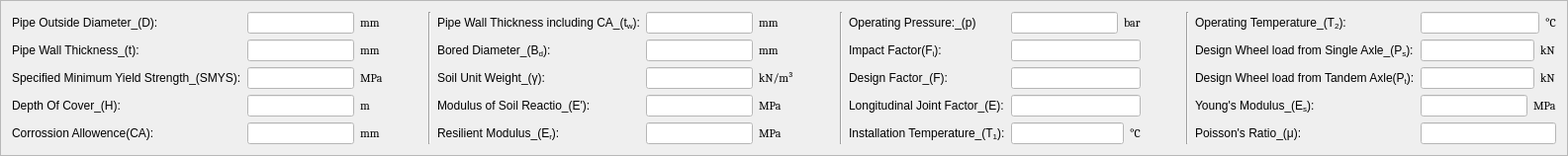
     <widget class="QFrame" name="frame">
      <property name="frameShape">
       <enum>QFrame::StyledPanel</enum>
      </property>
      <property name="frameShadow">
       <enum>QFrame::Raised</enum>
      </property>
      <layout class="QGridLayout" name="gridLayout">
       <item row="0" column="5">
        <layout class="QVBoxLayout" name="verticalLayout_4">
         <item>
          <widget class="QLabel" name="PipeWallThickness">
           <property name="styleSheet">
            <string notr="true">font: 8pt &quot;Cambria&quot;;</string>
           </property>
           <property name="text">
            <string>&lt;html&gt;&lt;head/&gt;&lt;body&gt;&lt;p&gt;Pipe Wall Thickness including CA_(t&lt;span style=&quot; vertical-align:sub;&quot;&gt;w&lt;/span&gt;):&lt;/p&gt;&lt;/body&gt;&lt;/html&gt;</string>
           </property>
          </widget>
         </item>
         <item>
          <widget class="QLabel" name="BoredDiameter">
           <property name="text">
            <string>&lt;html&gt;&lt;head/&gt;&lt;body&gt;&lt;p&gt;Bored Diameter_(B&lt;span style=&quot; vertical-align:sub;&quot;&gt;d&lt;/span&gt;):&lt;/p&gt;&lt;/body&gt;&lt;/html&gt;</string>
           </property>
          </widget>
         </item>
         <item>
          <widget class="QLabel" name="SoilunitWeight">
           <property name="styleSheet">
            <string notr="true">font: 8pt &quot;Cambria&quot;;</string>
           </property>
           <property name="text">
            <string>Soil Unit Weight_(γ):</string>
           </property>
          </widget>
         </item>
         <item>
          <widget class="QLabel" name="ModulusofSoilReaction">
           <property name="styleSheet">
            <string notr="true">font: 8pt &quot;Cambria&quot;;</string>
           </property>
           <property name="text">
            <string>Modulus of Soil Reactio_(E'):</string>
           </property>
          </widget>
         </item>
         <item>
          <widget class="QLabel" name="ResilientModulus">
           <property name="styleSheet">
            <string notr="true">font: 8pt &quot;Cambria&quot;;</string>
           </property>
           <property name="text">
            <string>&lt;html&gt;&lt;head/&gt;&lt;body&gt;&lt;p&gt;Resilient Modulus_(E&lt;span style=&quot; vertical-align:sub;&quot;&gt;r&lt;/span&gt;):&lt;/p&gt;&lt;/body&gt;&lt;/html&gt;</string>
           </property>
          </widget>
         </item>
        </layout>
       </item>
       <item row="0" column="7">
        <layout class="QVBoxLayout" name="verticalLayout_6">
         <item>
          <widget class="QLabel" name="label_26">
           <property name="font">
            <font>
             <family>Cambria</family>
            </font>
           </property>
           <property name="text">
            <string>mm</string>
           </property>
          </widget>
         </item>
         <item>
          <widget class="QLabel" name="label_27">
           <property name="font">
            <font>
             <family>Cambria</family>
            </font>
           </property>
           <property name="text">
            <string>mm</string>
           </property>
          </widget>
         </item>
         <item>
          <widget class="QLabel" name="label_29">
           <property name="font">
            <font>
             <family>Cambria</family>
            </font>
           </property>
           <property name="text">
            <string>kN/m³</string>
           </property>
          </widget>
         </item>
         <item>
          <widget class="QLabel" name="label_30">
           <property name="font">
            <font>
             <family>Cambria</family>
            </font>
           </property>
           <property name="text">
            <string>MPa</string>
           </property>
          </widget>
         </item>
         <item>
          <widget class="QLabel" name="label_31">
           <property name="font">
            <font>
             <family>Cambria</family>
            </font>
           </property>
           <property name="text">
            <string>MPa</string>
           </property>
          </widget>
         </item>
        </layout>
       </item>
       <item row="0" column="10">
        <layout class="QVBoxLayout" name="verticalLayout_8">
         <item>
          <widget class="QLabel" name="OperatingPressure">
           <property name="styleSheet">
            <string notr="true">font: 8pt &quot;Cambria&quot;;</string>
           </property>
           <property name="text">
            <string>Operating Pressure:_(p)</string>
           </property>
          </widget>
         </item>
         <item>
          <widget class="QLabel" name="ImpactFactor">
           <property name="styleSheet">
            <string notr="true">font: 8pt &quot;Cambria&quot;;</string>
           </property>
           <property name="text">
            <string>&lt;html&gt;&lt;head/&gt;&lt;body&gt;&lt;p&gt;Impact Factor(F&lt;span style=&quot; vertical-align:sub;&quot;&gt;i&lt;/span&gt;):&lt;/p&gt;&lt;/body&gt;&lt;/html&gt;</string>
           </property>
          </widget>
         </item>
         <item>
          <widget class="QLabel" name="DesignFactor">
           <property name="styleSheet">
            <string notr="true">font: 8pt &quot;Cambria&quot;;</string>
           </property>
           <property name="text">
            <string>Design Factor_(F):</string>
           </property>
          </widget>
         </item>
         <item>
          <widget class="QLabel" name="LongitudinalJointFactor">
           <property name="styleSheet">
            <string notr="true">font: 8pt &quot;Cambria&quot;;</string>
           </property>
           <property name="text">
            <string>Longitudinal Joint Factor_(E):</string>
           </property>
          </widget>
         </item>
         <item>
          <widget class="QLabel" name="InstallationTemperature">
           <property name="styleSheet">
            <string notr="true">font: 8pt &quot;Cambria&quot;;</string>
           </property>
           <property name="text">
            <string>&lt;html&gt;&lt;head/&gt;&lt;body&gt;&lt;p&gt;Installation Temperature_(T&lt;span style=&quot; vertical-align:sub;&quot;&gt;1&lt;/span&gt;):&lt;/p&gt;&lt;/body&gt;&lt;/html&gt;</string>
           </property>
          </widget>
         </item>
        </layout>
       </item>
       <item row="0" column="0">
        <layout class="QVBoxLayout" name="verticalLayout">
         <item>
          <widget class="QLabel" name="label">
           <property name="styleSheet">
            <string notr="true">font: 8pt &quot;Cambria&quot;;</string>
           </property>
           <property name="text">
            <string>Pipe Outside Diameter_(D):</string>
           </property>
          </widget>
         </item>
         <item>
          <widget class="QLabel" name="label_2">
           <property name="styleSheet">
            <string notr="true">font: 8pt &quot;Cambria&quot;;</string>
           </property>
           <property name="text">
            <string>Pipe Wall Thickness_(t):</string>
           </property>
          </widget>
         </item>
         <item>
          <widget class="QLabel" name="label_3">
           <property name="styleSheet">
            <string notr="true">font: 8pt &quot;Cambria&quot;;</string>
           </property>
           <property name="text">
            <string>Specified Minimum Yield Strength_(SMYS):</string>
           </property>
          </widget>
         </item>
         <item>
          <widget class="QLabel" name="label_4">
           <property name="styleSheet">
            <string notr="true">font: 8pt &quot;Cambria&quot;;</string>
           </property>
           <property name="text">
            <string>Depth Of Cover_(H):</string>
           </property>
          </widget>
         </item>
         <item>
          <widget class="QLabel" name="label_5">
           <property name="styleSheet">
            <string notr="true">font: 8pt &quot;Cambria&quot;;</string>
           </property>
           <property name="text">
            <string>Corrossion Allowence(CA):</string>
           </property>
          </widget>
         </item>
        </layout>
       </item>
       <item row="0" column="2">
        <layout class="QVBoxLayout" name="verticalLayout_3">
         <item>
          <widget class="QLabel" name="label_11">
           <property name="font">
            <font>
             <family>Cambria</family>
            </font>
           </property>
           <property name="text">
            <string>mm</string>
           </property>
          </widget>
         </item>
         <item>
          <widget class="QLabel" name="label_12">
           <property name="font">
            <font>
             <family>Cambria</family>
            </font>
           </property>
           <property name="text">
            <string>mm</string>
           </property>
          </widget>
         </item>
         <item>
          <widget class="QLabel" name="label_13">
           <property name="font">
            <font>
             <family>Cambria</family>
            </font>
           </property>
           <property name="text">
            <string>MPa</string>
           </property>
          </widget>
         </item>
         <item>
          <widget class="QLabel" name="label_14">
           <property name="font">
            <font>
             <family>Cambria</family>
            </font>
           </property>
           <property name="text">
            <string>m</string>
           </property>
          </widget>
         </item>
         <item>
          <widget class="QLabel" name="label_15">
           <property name="font">
            <font>
             <family>Cambria</family>
            </font>
           </property>
           <property name="text">
            <string>mm</string>
           </property>
          </widget>
         </item>
        </layout>
       </item>
       <item row="0" column="12">
        <spacer name="horizontalSpacer_7">
         <property name="orientation">
          <enum>Qt::Horizontal</enum>
         </property>
         <property name="sizeHint" stdset="0">
          <size>
           <width>40</width>
           <height>20</height>
          </size>
         </property>
        </spacer>
       </item>
       <item row="0" column="1">
        <layout class="QVBoxLayout" name="verticalLayout_2">
         <item>
          <widget class="QLineEdit" name="lineEdit">
           <property name="styleSheet">
            <string notr="true">background-color: rgb(255, 255, 255);</string>
           </property>
          </widget>
         </item>
         <item>
          <widget class="QLineEdit" name="lineEdit_2">
           <property name="styleSheet">
            <string notr="true">background-color: rgb(255, 255, 255);</string>
           </property>
          </widget>
         </item>
         <item>
          <widget class="QLineEdit" name="lineEdit_3">
           <property name="styleSheet">
            <string notr="true">background-color: rgb(255, 255, 255);</string>
           </property>
          </widget>
         </item>
         <item>
          <widget class="QLineEdit" name="lineEdit_5">
           <property name="styleSheet">
            <string notr="true">background-color: rgb(255, 255, 255);</string>
           </property>
          </widget>
         </item>
         <item>
          <widget class="QLineEdit" name="lineEdit_4">
           <property name="styleSheet">
            <string notr="true">background-color: rgb(255, 255, 255);</string>
           </property>
          </widget>
         </item>
        </layout>
       </item>
       <item row="0" column="13">
        <widget class="Line" name="line_3">
         <property name="orientation">
          <enum>Qt::Vertical</enum>
         </property>
        </widget>
       </item>
       <item row="0" column="3">
        <spacer name="horizontalSpacer_5">
         <property name="orientation">
          <enum>Qt::Horizontal</enum>
         </property>
         <property name="sizeHint" stdset="0">
          <size>
           <width>40</width>
           <height>20</height>
          </size>
         </property>
        </spacer>
       </item>
       <item row="0" column="6">
        <layout class="QVBoxLayout" name="verticalLayout_5">
         <item>
          <widget class="QLineEdit" name="lineEdit_6">
           <property name="styleSheet">
            <string notr="true">background-color: rgb(255, 255, 255);</string>
           </property>
          </widget>
         </item>
         <item>
          <widget class="QLineEdit" name="lineEdit_7">
           <property name="styleSheet">
            <string notr="true">background-color: rgb(255, 255, 255);</string>
           </property>
          </widget>
         </item>
         <item>
          <widget class="QLineEdit" name="lineEdit_8">
           <property name="styleSheet">
            <string notr="true">background-color: rgb(255, 255, 255);</string>
           </property>
          </widget>
         </item>
         <item>
          <widget class="QLineEdit" name="lineEdit_9">
           <property name="styleSheet">
            <string notr="true">background-color: rgb(255, 255, 255);</string>
           </property>
          </widget>
         </item>
         <item>
          <widget class="QLineEdit" name="lineEdit_10">
           <property name="styleSheet">
            <string notr="true">background-color: rgb(255, 255, 255);</string>
           </property>
          </widget>
         </item>
        </layout>
       </item>
       <item row="0" column="8">
        <spacer name="horizontalSpacer_6">
         <property name="orientation">
          <enum>Qt::Horizontal</enum>
         </property>
         <property name="sizeHint" stdset="0">
          <size>
           <width>40</width>
           <height>20</height>
          </size>
         </property>
        </spacer>
       </item>
       <item row="0" column="9">
        <widget class="Line" name="line_2">
         <property name="orientation">
          <enum>Qt::Vertical</enum>
         </property>
        </widget>
       </item>
       <item row="0" column="11">
        <layout class="QVBoxLayout" name="verticalLayout_7">
         <item>
          <layout class="QHBoxLayout" name="horizontalLayout_7">
           <item>
            <widget class="QLineEdit" name="lineEdit_11">
             <property name="styleSheet">
              <string notr="true">background-color: rgb(255, 255, 255);</string>
             </property>
            </widget>
           </item>
           <item>
            <widget class="QLabel" name="bar">
             <property name="font">
              <font>
               <family>Cambria</family>
              </font>
             </property>
             <property name="text">
              <string>bar</string>
             </property>
            </widget>
           </item>
          </layout>
         </item>
         <item>
          <widget class="QLineEdit" name="lineEdit_12">
           <property name="styleSheet">
            <string notr="true">background-color: rgb(255, 255, 255);</string>
           </property>
          </widget>
         </item>
         <item>
          <widget class="QLineEdit" name="lineEdit_13">
           <property name="styleSheet">
            <string notr="true">background-color: rgb(255, 255, 255);</string>
           </property>
          </widget>
         </item>
         <item>
          <widget class="QLineEdit" name="lineEdit_14">
           <property name="styleSheet">
            <string notr="true">background-color: rgb(255, 255, 255);</string>
           </property>
          </widget>
         </item>
         <item>
          <layout class="QHBoxLayout" name="horizontalLayout_8">
           <item>
            <widget class="QLineEdit" name="lineEdit_15">
             <property name="styleSheet">
              <string notr="true">background-color: rgb(255, 255, 255);</string>
             </property>
            </widget>
           </item>
           <item>
            <widget class="QLabel" name="centi">
             <property name="font">
              <font>
               <family>Cambria</family>
              </font>
             </property>
             <property name="text">
              <string>°C</string>
             </property>
            </widget>
           </item>
          </layout>
         </item>
        </layout>
       </item>
       <item row="0" column="4">
        <widget class="Line" name="line">
         <property name="orientation">
          <enum>Qt::Vertical</enum>
         </property>
        </widget>
       </item>
       <item row="0" column="14">
        <layout class="QVBoxLayout" name="verticalLayout_9">
         <item>
          <widget class="QLabel" name="OperatingTemperature">
           <property name="styleSheet">
            <string notr="true">font: 8pt &quot;Cambria&quot;;</string>
           </property>
           <property name="text">
            <string>&lt;html&gt;&lt;head/&gt;&lt;body&gt;&lt;p&gt;Operating Temperature_(T&lt;span style=&quot; vertical-align:sub;&quot;&gt;2&lt;/span&gt;):&lt;/p&gt;&lt;/body&gt;&lt;/html&gt;</string>
           </property>
          </widget>
         </item>
         <item>
          <widget class="QLabel" name="DesignWheelLoadFromSingleAxle">
           <property name="styleSheet">
            <string notr="true">font: 8pt &quot;Cambria&quot;;</string>
           </property>
           <property name="text">
            <string>&lt;html&gt;&lt;head/&gt;&lt;body&gt;&lt;p&gt;Design Wheel load from Single Axle_(P&lt;span style=&quot; vertical-align:sub;&quot;&gt;s&lt;/span&gt;):&lt;/p&gt;&lt;/body&gt;&lt;/html&gt;</string>
           </property>
          </widget>
         </item>
         <item>
          <widget class="QLabel" name="DesignWheelLoadFromTandemAxle">
           <property name="styleSheet">
            <string notr="true">font: 8pt &quot;Cambria&quot;;</string>
           </property>
           <property name="text">
            <string>&lt;html&gt;&lt;head/&gt;&lt;body&gt;&lt;p&gt;Design Wheel load from Tandem Axle(P&lt;span style=&quot; vertical-align:sub;&quot;&gt;t&lt;/span&gt;):&lt;/p&gt;&lt;/body&gt;&lt;/html&gt;</string>
           </property>
          </widget>
         </item>
         <item>
          <widget class="QLabel" name="YoungsModulus">
           <property name="styleSheet">
            <string notr="true">font: 8pt &quot;Cambria&quot;;</string>
           </property>
           <property name="text">
            <string>&lt;html&gt;&lt;head/&gt;&lt;body&gt;&lt;p&gt;Young's Modulus_(E&lt;span style=&quot; vertical-align:sub;&quot;&gt;s&lt;/span&gt;):&lt;/p&gt;&lt;/body&gt;&lt;/html&gt;</string>
           </property>
          </widget>
         </item>
         <item>
          <widget class="QLabel" name="PoissonsRatio">
           <property name="styleSheet">
            <string notr="true">font: 8pt &quot;Cambria&quot;;</string>
           </property>
           <property name="text">
            <string>Poisson's Ratio_(μ):</string>
           </property>
          </widget>
         </item>
        </layout>
       </item>
       <item row="0" column="15">
        <layout class="QVBoxLayout" name="verticalLayout_10">
         <item>
          <layout class="QHBoxLayout" name="horizontalLayout_9">
           <item>
            <widget class="QLineEdit" name="lineEdit_16">
             <property name="styleSheet">
              <string notr="true">background-color: rgb(255, 255, 255);</string>
             </property>
            </widget>
           </item>
           <item>
            <widget class="QLabel" name="label_39">
             <property name="font">
              <font>
               <family>Cambria</family>
              </font>
             </property>
             <property name="text">
              <string>°C</string>
             </property>
            </widget>
           </item>
          </layout>
         </item>
         <item>
          <layout class="QHBoxLayout" name="horizontalLayout_10">
           <item>
            <widget class="QLineEdit" name="lineEdit_17">
             <property name="styleSheet">
              <string notr="true">background-color: rgb(255, 255, 255);</string>
             </property>
            </widget>
           </item>
           <item>
            <widget class="QLabel" name="label_40">
             <property name="font">
              <font>
               <family>Cambria</family>
              </font>
             </property>
             <property name="text">
              <string>kN</string>
             </property>
            </widget>
           </item>
          </layout>
         </item>
         <item>
          <layout class="QHBoxLayout" name="horizontalLayout_11">
           <item>
            <widget class="QLineEdit" name="lineEdit_18">
             <property name="styleSheet">
              <string notr="true">background-color: rgb(255, 255, 255);</string>
             </property>
            </widget>
           </item>
           <item>
            <widget class="QLabel" name="label_41">
             <property name="font">
              <font>
               <family>Cambria</family>
              </font>
             </property>
             <property name="text">
              <string>kN</string>
             </property>
            </widget>
           </item>
          </layout>
         </item>
         <item>
          <layout class="QHBoxLayout" name="horizontalLayout_12">
           <item>
            <widget class="QLineEdit" name="lineEdit_19">
             <property name="styleSheet">
              <string notr="true">background-color: rgb(255, 255, 255);</string>
             </property>
            </widget>
           </item>
           <item>
            <widget class="QLabel" name="label_42">
             <property name="font">
              <font>
               <family>Cambria</family>
              </font>
             </property>
             <property name="text">
              <string>MPa</string>
             </property>
            </widget>
           </item>
          </layout>
         </item>
         <item>
          <widget class="QLineEdit" name="lineEdit_20">
           <property name="styleSheet">
            <string notr="true">background-color: rgb(255, 255, 255);</string>
           </property>
          </widget>
         </item>
        </layout>
       </item>
      </layout>
     </widget>
